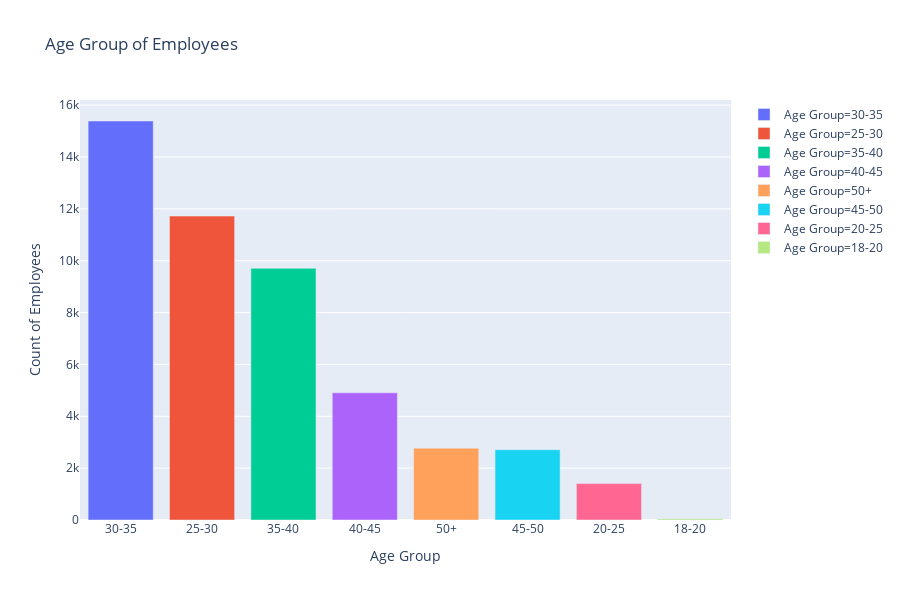

Notebook code for this chart:
### Code cell
#employees distribution according to the age groups
dbn_ageGroup=av_datac['age_group'].value_counts().rename_axis('Age Group').reset_index(name='Count of Employees')
fig = px.bar(dbn_ageGroup, x='Age Group', y='Count of Employees',title='Age Group of Employees',color="Age Group")
fig.show()

### Figure 1 — Plotly figure (JSON) as saved in the notebook; plotly's stock layout.template omitted (floating-point values rounded to 4 significant figures)
{"data": [{"alignmentgroup": "True", "hoverlabel": {"namelength": 0}, "hovertemplate": "Age Group=%{x}<br>Count of Employees=%{y}", "legendgroup": "Age Group=30-35", "marker": {"color": "#636efa"}, "name": "Age Group=30-35", "offsetgroup": "Age Group=30-35", "orientation": "v", "showlegend": true, "textposition": "auto", "type": "bar", "x": ["30-35"], "xaxis": "x", "y": [15389], "yaxis": "y"}, {"alignmentgroup": "True", "hoverlabel": {"namelength": 0}, "hovertemplate": "Age Group=%{x}<br>Count of Employees=%{y}", "legendgroup": "Age Group=25-30", "marker": {"color": "#EF553B"}, "name": "Age Group=25-30", "offsetgroup": "Age Group=25-30", "orientation": "v", "showlegend": true, "textposition": "auto", "type": "bar", "x": ["25-30"], "xaxis": "x", "y": [11721], "yaxis": "y"}, {"alignmentgroup": "True", "hoverlabel": {"namelength": 0}, "hovertemplate": "Age Group=%{x}<br>Count of Employees=%{y}", "legendgroup": "Age Group=35-40", "marker": {"color": "#00cc96"}, "name": "Age Group=35-40", "offsetgroup": "Age Group=35-40", "orientation": "v", "showlegend": true, "textposition": "auto", "type": "bar", "x": ["35-40"], "xaxis": "x", "y": [9706], "yaxis": "y"}, {"alignmentgroup": "True", "hoverlabel": {"namelength": 0}, "hovertemplate": "Age Group=%{x}<br>Count of Employees=%{y}", "legendgroup": "Age Group=40-45", "marker": {"color": "#ab63fa"}, "name": "Age Group=40-45", "offsetgroup": "Age Group=40-45", "orientation": "v", "showlegend": true, "textposition": "auto", "type": "bar", "x": ["40-45"], "xaxis": "x", "y": [4906], "yaxis": "y"}, {"alignmentgroup": "True", "hoverlabel": {"namelength": 0}, "hovertemplate": "Age Group=%{x}<br>Count of Employees=%{y}", "legendgroup": "Age Group=50+", "marker": {"color": "#FFA15A"}, "name": "Age Group=50+", "offsetgroup": "Age Group=50+", "orientation": "v", "showlegend": true, "textposition": "auto", "type": "bar", "x": ["50+"], "xaxis": "x", "y": [2772], "yaxis": "y"}, {"alignmentgroup": "True", "hoverlabel": {"namelength": 0}, "hovertemplate": "Age Group=%{x}<br>Count of Employees=%{y}", "legendgroup": "Age Group=45-50", "marker": {"color": "#19d3f3"}, "name": "Age Group=45-50", "offsetgroup": "Age Group=45-50", "orientation": "v", "showlegend": true, "textposition": "auto", "type": "bar", "x": ["45-50"], "xaxis": "x", "y": [2712], "yaxis": "y"}, {"alignmentgroup": "True", "hoverlabel": {"namelength": 0}, "hovertemplate": "Age Group=%{x}<br>Count of Employees=%{y}", "legendgroup": "Age Group=20-25", "marker": {"color": "#FF6692"}, "name": "Age Group=20-25", "offsetgroup": "Age Group=20-25", "orientation": "v", "showlegend": true, "textposition": "auto", "type": "bar", "x": ["20-25"], "xaxis": "x", "y": [1403], "yaxis": "y"}, {"alignmentgroup": "True", "hoverlabel": {"namelength": 0}, "hovertemplate": "Age Group=%{x}<br>Count of Employees=%{y}", "legendgroup": "Age Group=18-20", "marker": {"color": "#B6E880"}, "name": "Age Group=18-20", "offsetgroup": "Age Group=18-20", "orientation": "v", "showlegend": true, "textposition": "auto", "type": "bar", "x": ["18-20"], "xaxis": "x", "y": [51], "yaxis": "y"}], "layout": {"barmode": "relative", "height": 600, "legend": {"tracegroupgap": 0}, "title": {"text": "Age Group of Employees"}, "xaxis": {"anchor": "y", "categoryarray": ["30-35", "25-30", "35-40", "40-45", "50+", "45-50", "20-25", "18-20"], "categoryorder": "array", "domain": [0, 1], "title": {"text": "Age Group"}}, "yaxis": {"anchor": "x", "domain": [0, 1], "title": {"text": "Count of Employees"}}}}
